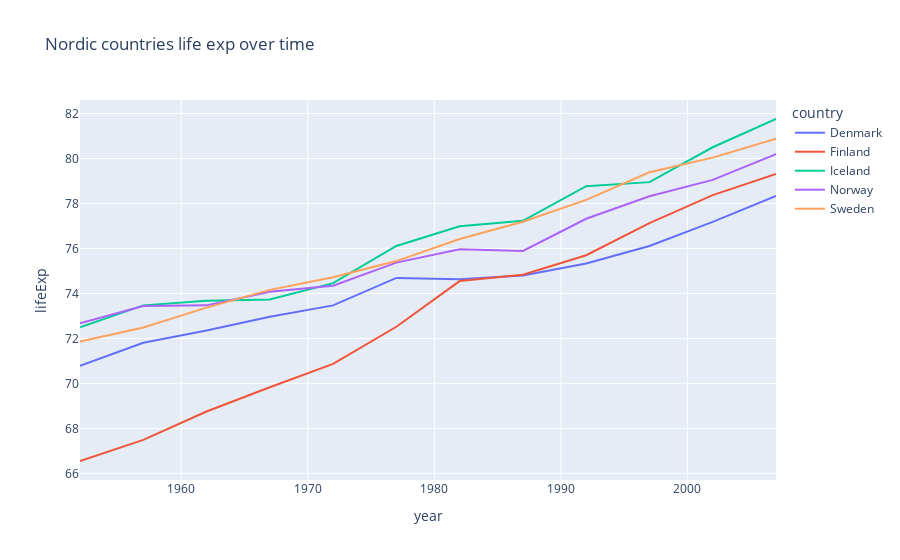

The notebook cell this image was saved under:
### Code cell
fig = px.line(nordic_df, x="year", y="lifeExp", title="Nordic countries life exp over time", color="country", hover_name="pop")
fig.show()

### Figure 1 — Plotly figure (JSON) as saved in the notebook; plotly's stock layout.template omitted (floating-point values rounded to 4 significant figures)
{"data": [{"hovertemplate": "<b>%{hovertext}</b><br><br>country=Denmark<br>year=%{x}<br>lifeExp=%{y}<extra></extra>", "hovertext": [4334000, 4487831, 4646899, 4838800, 4991596, 5088419, 5117810, 5127024, 5171393, 5283663, 5374693, 5468120], "legendgroup": "Denmark", "line": {"color": "#636efa", "dash": "solid"}, "marker": {"symbol": "circle"}, "mode": "lines", "name": "Denmark", "orientation": "v", "showlegend": true, "type": "scatter", "x": [1952, 1957, 1962, 1967, 1972, 1977, 1982, 1987, 1992, 1997, 2002, 2007], "xaxis": "x", "y": [70.78, 71.81, 72.35, 72.96, 73.47, 74.69, 74.63, 74.8, 75.33, 76.11, 77.18, 78.33], "yaxis": "y"}, {"hovertemplate": "<b>%{hovertext}</b><br><br>country=Finland<br>year=%{x}<br>lifeExp=%{y}<extra></extra>", "hovertext": [4090500, 4324000, 4491443, 4605744, 4639657, 4738902, 4826933, 4931729, 5041039, 5134406, 5193039, 5238460], "legendgroup": "Finland", "line": {"color": "#EF553B", "dash": "solid"}, "marker": {"symbol": "circle"}, "mode": "lines", "name": "Finland", "orientation": "v", "showlegend": true, "type": "scatter", "x": [1952, 1957, 1962, 1967, 1972, 1977, 1982, 1987, 1992, 1997, 2002, 2007], "xaxis": "x", "y": [66.55, 67.49, 68.75, 69.83, 70.87, 72.52, 74.55, 74.83, 75.7, 77.13, 78.37, 79.31], "yaxis": "y"}, {"hovertemplate": "<b>%{hovertext}</b><br><br>country=Iceland<br>year=%{x}<br>lifeExp=%{y}<extra></extra>", "hovertext": [147962, 165110, 182053, 198676, 209275, 221823, 233997, 244676, 259012, 271192, 288030, 301931], "legendgroup": "Iceland", "line": {"color": "#00cc96", "dash": "solid"}, "marker": {"symbol": "circle"}, "mode": "lines", "name": "Iceland", "orientation": "v", "showlegend": true, "type": "scatter", "x": [1952, 1957, 1962, 1967, 1972, 1977, 1982, 1987, 1992, 1997, 2002, 2007], "xaxis": "x", "y": [72.49, 73.47, 73.68, 73.73, 74.46, 76.11, 76.99, 77.23, 78.77, 78.95, 80.5, 81.76], "yaxis": "y"}, {"hovertemplate": "<b>%{hovertext}</b><br><br>country=Norway<br>year=%{x}<br>lifeExp=%{y}<extra></extra>", "hovertext": [3327728, 3491938, 3638919, 3786019, 3933004, 4043205, 4114787, 4186147, 4286357, 4405672, 4535591, 4627926], "legendgroup": "Norway", "line": {"color": "#ab63fa", "dash": "solid"}, "marker": {"symbol": "circle"}, "mode": "lines", "name": "Norway", "orientation": "v", "showlegend": true, "type": "scatter", "x": [1952, 1957, 1962, 1967, 1972, 1977, 1982, 1987, 1992, 1997, 2002, 2007], "xaxis": "x", "y": [72.67, 73.44, 73.47, 74.08, 74.34, 75.37, 75.97, 75.89, 77.32, 78.32, 79.05, 80.2], "yaxis": "y"}, {"hovertemplate": "<b>%{hovertext}</b><br><br>country=Sweden<br>year=%{x}<br>lifeExp=%{y}<extra></extra>", "hovertext": [7124673, 7363802, 7561588, 7867931, 8122293, 8251648, 8325260, 8421403, 8718867, 8897619, 8954175, 9031088], "legendgroup": "Sweden", "line": {"color": "#FFA15A", "dash": "solid"}, "marker": {"symbol": "circle"}, "mode": "lines", "name": "Sweden", "orientation": "v", "showlegend": true, "type": "scatter", "x": [1952, 1957, 1962, 1967, 1972, 1977, 1982, 1987, 1992, 1997, 2002, 2007], "xaxis": "x", "y": [71.86, 72.49, 73.37, 74.16, 74.72, 75.44, 76.42, 77.19, 78.16, 79.39, 80.04, 80.88], "yaxis": "y"}], "layout": {"legend": {"title": {"text": "country"}, "tracegroupgap": 0}, "title": {"text": "Nordic countries life exp over time"}, "xaxis": {"anchor": "y", "domain": [0, 1], "title": {"text": "year"}}, "yaxis": {"anchor": "x", "domain": [0, 1], "title": {"text": "lifeExp"}}}}
